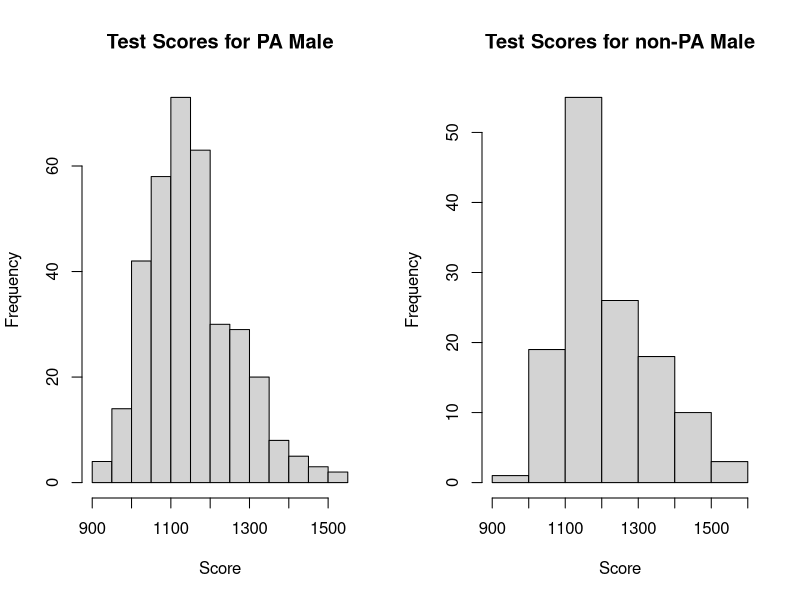
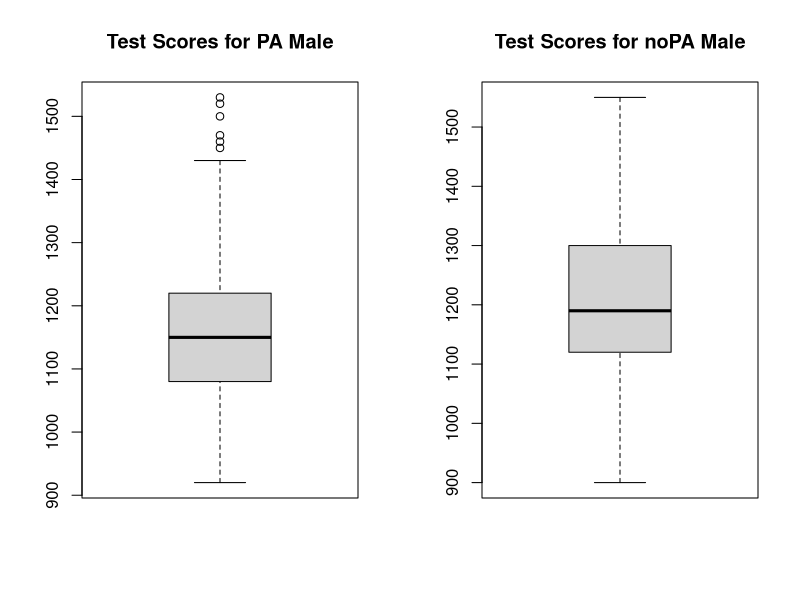
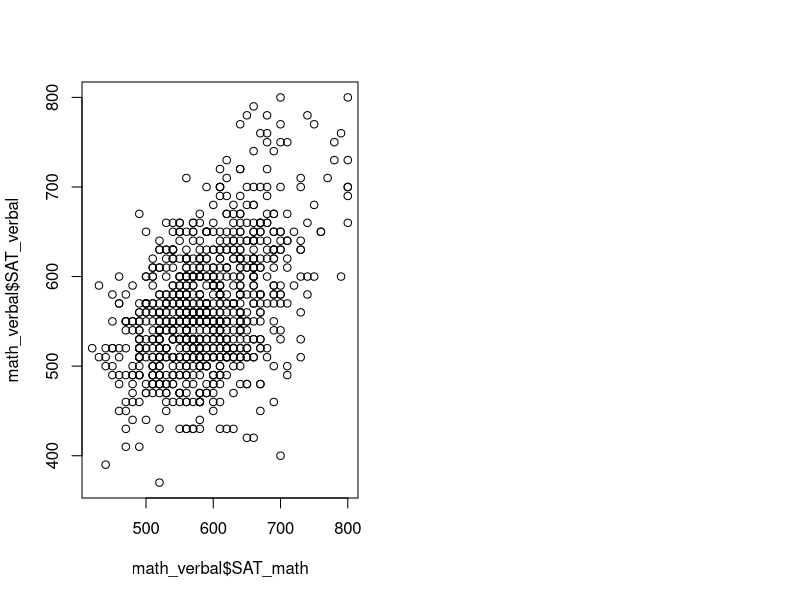

Recreate these plots in R, in order. (Note: this script raises an error after producing the figures.)
## ---- chunk 1
# Problem 0
# Download cba data, change your working directory to access the file
cba = read.table("cba_admissions_1999.txt", sep = "\t", header = T, quote = "", allowEscapes = T)
## ---- chunk 2
# 1(a)
PA_data = subset(cba, state == "PA")
num_PA_cba = sum(PA_data$from_PA)
percentage_PA_cba = num_PA_cba/880*100 # 73.64%
# 1(b)
PA_male_data = subset(PA_data, PA_data$Female == 0)
num_PA_male_data = sum(PA_data$Female == 0)
percentage_PA_male = num_PA_male_data/num_PA_cba#54.17%
noPA_male = subset(cba, cba$Female==0&cba$from_PA==0)
noPA_data = subset(cba, state != "PA")
print(nrow(noPA_male)/nrow(noPA_data))
 #56.90%
# 1(c)
sd_man_PA = sd(PA_male_data$Max_Test_Score) #108.9688
mean_man_PA = mean(PA_male_data$Max_Test_Score) #1158.7749
sd_man_noPA = sd(noPA_male$Max_Test_Score) #126.5215
mean_man_noPA = mean(noPA_male$Max_Test_Score) #1217.8788
# 1(d)
par(mfrow = c(1,2))
 hist(PA_male_data$Max_Test_Score, main="Test Scores for PA Male",xlab = "Score",ylab = "Frequency")
hist(noPA_male$Max_Test_Score,main="Test Scores for non-PA Male",xlab = "Score",ylab = "Frequency")
# 1(e)
par(mfrow = c(1,2))
boxplot(PA_male_data$Max_Test_Score,main= "Test Scores for PA Male")
boxplot(noPA_male$Max_Test_Score, main= "Test Scores for noPA Male")


## ---- chunk 3
# 2(a)
paid_deposit = subset(cba,cba$paiddeposit == 1)
print(nrow(paid_deposit)/880) #32.159%

# 2(b)
print(nrow(paid_deposit[paid_deposit$scholarship_yes_no == 1, ])/nrow(paid_deposit)) #18.02%
# 2(c)
Alumniparent_deposit = subset(paid_deposit, father_alumni == 1 | mother_alumni == 1)
print(nrow(Alumniparent_deposit)/nrow(paid_deposit)) #10.6
## ---- chunk 4
# 3(a)
math_verbal = subset(cba,!is.na(SAT_math) & !is.na(SAT_verbal))
# 3(b)
plot(math_verbal$SAT_math,math_verbal$SAT_verbal)

# 3(c)
par(new = T)
plot(SAT_math ~ SAT_verbal, data = math_verbal[math_verbal$paiddeposit == 1, ], col = "red", xlim = math_verbal$SAT_math, ylim = math_verbal$SAT_verbal)

# 3(d)


